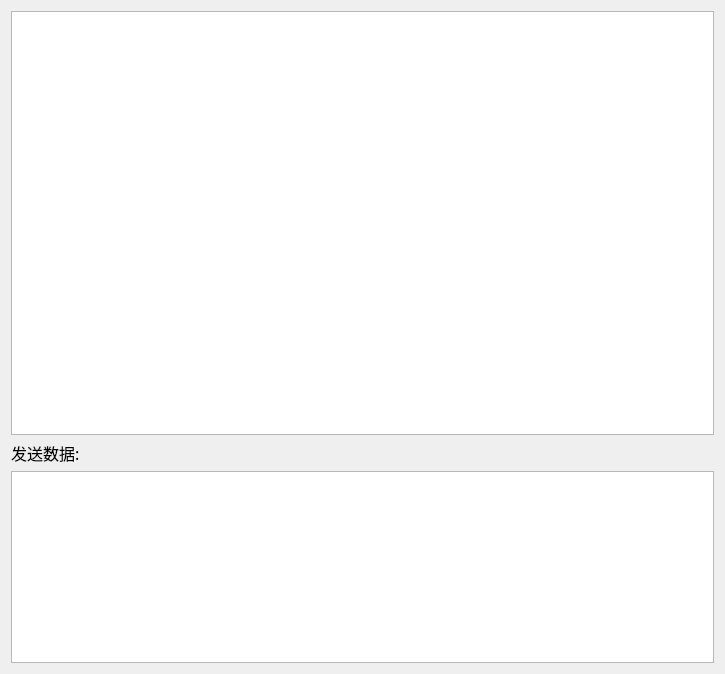
<?xml version="1.0" encoding="UTF-8"?>
<ui version="4.0">
 <class>SendElsDlg</class>
 <widget class="QDialog" name="SendElsDlg">
  <property name="geometry">
   <rect>
    <x>0</x>
    <y>0</y>
    <width>725</width>
    <height>674</height>
   </rect>
  </property>
  <property name="windowTitle">
   <string>入网认证</string>
  </property>
  <layout class="QGridLayout" name="gridLayout">
   <item row="0" column="0" colspan="2">
    <widget class="QTableWidget" name="tableWidget">
     <property name="contextMenuPolicy">
      <enum>Qt::CustomContextMenu</enum>
     </property>
     <property name="autoScroll">
      <bool>true</bool>
     </property>
     <attribute name="horizontalHeaderVisible">
      <bool>false</bool>
     </attribute>
     <attribute name="verticalHeaderVisible">
      <bool>false</bool>
     </attribute>
     <column>
      <property name="text">
       <string>消息类型</string>
      </property>
     </column>
     <column>
      <property name="text">
       <string>发送数据</string>
      </property>
     </column>
     <column>
      <property name="text">
       <string>数据长度</string>
      </property>
     </column>
     <column>
      <property name="text">
       <string>发送控制</string>
      </property>
     </column>
     <column>
      <property name="text">
       <string>发送统计</string>
      </property>
     </column>
    </widget>
   </item>
   <item row="1" column="0">
    <widget class="QLabel" name="label_2">
     <property name="sizePolicy">
      <sizepolicy hsizetype="Preferred" vsizetype="Fixed">
       <horstretch>0</horstretch>
       <verstretch>0</verstretch>
      </sizepolicy>
     </property>
     <property name="font">
      <font>
       <family>微软雅黑</family>
       <pointsize>12</pointsize>
      </font>
     </property>
     <property name="text">
      <string>发送数据:</string>
     </property>
    </widget>
   </item>
   <item row="1" column="1">
    <spacer name="horizontalSpacer">
     <property name="orientation">
      <enum>Qt::Horizontal</enum>
     </property>
     <property name="sizeHint" stdset="0">
      <size>
       <width>630</width>
       <height>20</height>
      </size>
     </property>
    </spacer>
   </item>
   <item row="2" column="0" colspan="2">
    <widget class="QTextEdit" name="textEdit">
     <property name="sizePolicy">
      <sizepolicy hsizetype="Expanding" vsizetype="Preferred">
       <horstretch>0</horstretch>
       <verstretch>0</verstretch>
      </sizepolicy>
     </property>
     <property name="minimumSize">
      <size>
       <width>0</width>
       <height>0</height>
      </size>
     </property>
     <property name="maximumSize">
      <size>
       <width>16777215</width>
       <height>16777215</height>
      </size>
     </property>
     <property name="font">
      <font>
       <family>黑体</family>
       <pointsize>12</pointsize>
       <weight>50</weight>
       <italic>false</italic>
       <bold>false</bold>
      </font>
     </property>
     <property name="styleSheet">
      <string notr="true">font: 12pt &quot;黑体&quot;;
color: rgb(0, 0, 0);</string>
     </property>
    </widget>
   </item>
  </layout>
 </widget>
 <resources/>
 <connections/>
</ui>
